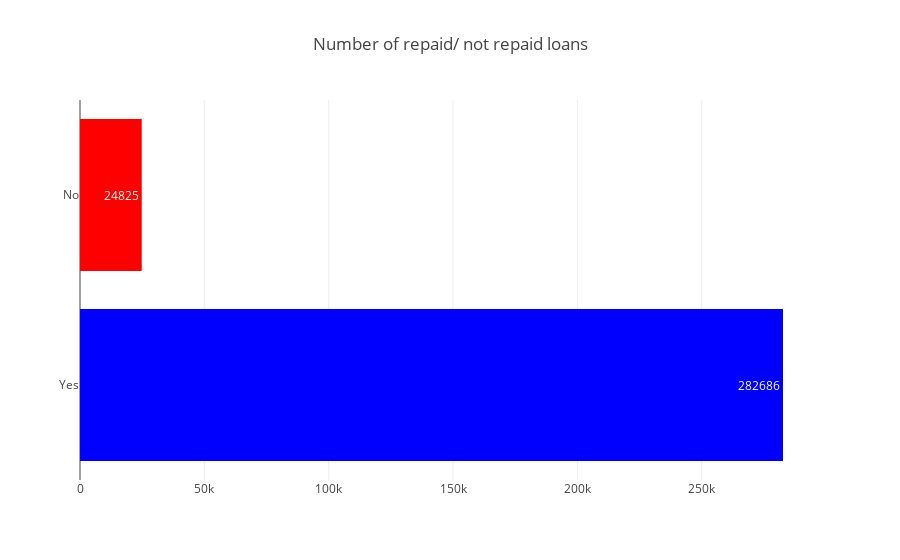

Notebook source saved alongside this figure:
### Code cell
trace = go.Bar(y=df.repaid, x=df.numOfLoans, text = df.numOfLoans, textposition = 'auto', orientation = 'h',
              marker=dict(color=['blue', 'red']))
layout = go.Layout(title = 'Number of repaid/ not repaid loans')
fig = go.Figure(data = [trace], layout = layout)
iplot(fig)

### Figure 1 — Plotly figure (JSON) as saved in the notebook; plotly's stock layout.template omitted (floating-point values rounded to 4 significant figures)
{"data": [{"marker": {"color": ["blue", "red"]}, "orientation": "h", "text": [282686, 24825], "textposition": "auto", "type": "bar", "uid": "a25e10dc-d118-4ab5-b5c8-37d1692a7370", "x": [282686, 24825], "y": ["Yes", "No"]}], "layout": {"title": {"text": "Number of repaid/ not repaid loans"}}}
